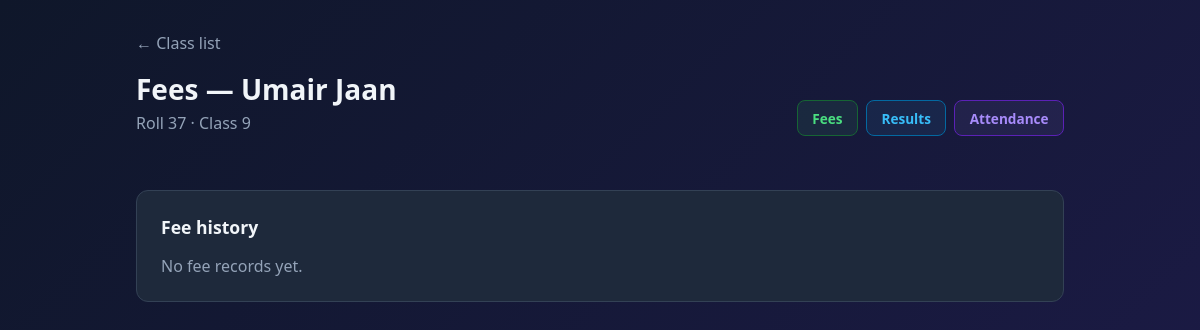
Before: /principal/student/13/fees/ (signed in) with the older database file.
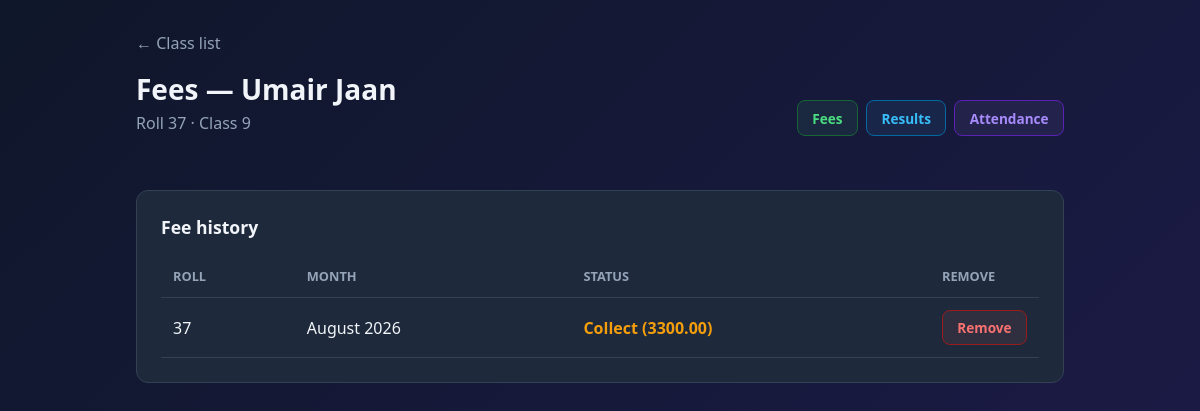
After: the same page with the newer database file.
### academy/models.py (models this page shows, shortened)
class Student(models.Model):
    CLASS_CHOICES = [
        (9, 'Class 9'),
        (10, 'Class 10'),
        (11, 'Class 11'),
        (12, 'Class 12'),
    ]
    GENDER_CHOICES = [
        ('boys', 'Boys'),
        ('girls', 'Girls'),
    ]
    academy = models.ForeignKey(
        Academy,
        on_delete=models.CASCADE,
        related_name='students',
    )
    roll_no = models.CharField(max_length=20)
    name = models.CharField(max_length=100)
    father_name = models.CharField(max_length=100, blank=True)
    class_level = models.IntegerField(choices=CLASS_CHOICES)
    gender = models.CharField(max_length=10, choices=GENDER_CHOICES)
    GROUP_CHOICES_9_10 = [
        ('Science - Biology', 'Science Group — Biology'),
        ('Science - Computer', 'Science Group — Computer'),
        ('General', 'General Group'),
    ]
    GROUP_CHOICES_11_12 = [
        ('ICS', 'ICS'),
        ('Medical', 'Medical'),
        ('Non-Medical', 'Non-Medical'),
    ]
    GROUP_CHOICES = GROUP_CHOICES_9_10 + GROUP_CHOICES_11_12
    section = models.CharField(max_length=20, choices=GROUP_CHOICES, blank=True)
    phone = models.CharField(max_length=20, blank=True)
    remarks = models.TextField(blank=True)
    class Meta:
        unique_together = ['academy', 'roll_no']
        ordering = ['class_level', 'gender', 'roll_no']

class FeeRecord(models.Model):
    STATUS_CHOICES = [
        ('pending', 'Pending'),
        ('received', 'Received'),
        ('collect', 'Collect'),
        ('partial', 'Partial'),
        ('paid', 'Paid'),
    ]
    student = models.ForeignKey(
        Student,
        on_delete=models.CASCADE,
        related_name='fee_records',
    )
    month = models.CharField(max_length=30, help_text='e.g. May 2026')
    due_date = models.DateField(null=True, blank=True)
    amount_due = models.DecimalField(max_digits=10, decimal_places=2)
    amount_paid = models.DecimalField(max_digits=10, decimal_places=2, default=0)
    status = models.CharField(max_length=10, choices=STATUS_CHOICES, default='pending')
    note = models.CharField(max_length=200, blank=True)
    class Meta:
        ordering = ['-id']

### academy/views.py (the view)
@login_required
def student_fees(request, student_id):
    return _handle_record_view(
        request, student_id, FeeRecordForm, 'fee_records',
        'academy/student_fees.html', redirect_name='student_fees',
    )

### academy/views.py (called while the page is built)
def _get_principal_academy(user):
    try:
        return user.principal_profile.academy
    except (PrincipalProfile.DoesNotExist, AttributeError):
        return None

def _get_student_for_principal(user, student_id):
    academy = _get_principal_academy(user)
    if not academy:
        return None, None
    student = get_object_or_404(Student, pk=student_id, academy=academy)
    return academy, student

### academy/templates/academy/student_fees.html (shortened to what this page needs)
{% extends 'academy/base.html' %}
{% block content %}
{% if readonly %}
<a href="{% url 'student_lookup' %}" class="back">&larr; Student portal</a>
{% else %}
<a href="{% url 'class_students' grade=grade gender=gender %}" class="back">&larr; Class list</a>
{% endif %}
<div class="student-header">
    <div>
        <h1>Fees — {{ student.name }}</h1>
        <p class="subtitle">Roll {{ student.roll_no }} · {{ student.get_class_level_display }}</p>
    </div>
    {% include 'academy/_student_record_nav.html' %}
</div>
<div class="card">
    <h2 style="margin-bottom: 1rem; font-size: 1.1rem;">Fee history</h2>
    {% if records %}
    <div style="overflow-x:auto;">
        <table style="width:100%; border-collapse: collapse;">
            <thead>
                <tr>
                    <th style="padding:0.75rem; text-align:left; border-bottom:1px solid var(--border);">Roll</th>
                    <th style="padding:0.75rem; text-align:left; border-bottom:1px solid var(--border);">Month</th>
                    <th style="padding:0.75rem; text-align:left; border-bottom:1px solid var(--border);">Status</th>
                    <th style="padding:0.75rem; text-align:left; border-bottom:1px solid var(--border);">Remove</th>
                </tr>
            </thead>
            <tbody>
                {% for r in records %}
                <tr>
                    <td style="padding:0.75rem; border-bottom:1px solid var(--border);">{{ student.roll_no }}</td>
                    <td style="padding:0.75rem; border-bottom:1px solid var(--border);">{{ r.month }}</td>
                    <td style="padding:0.75rem; border-bottom:1px solid var(--border);">
                        {% if r.status == 'collect' %}
                            <span style="font-weight:700; color:#f59e0b;">Collect{% if r.amount_paid %} ({{ r.amount_paid }}){% endif %}</span>
                        {% elif r.status == 'received' %}
                            <span style="font-weight:700; color:#22c55e;">Received{% if r.amount_paid %} ({{ r.amount_paid }}){% endif %}</span>
                        {% elif r.status == 'pending' %}
                            <span style="font-weight:700; color:#ef4444;">Pending</span>
                        {% else %}
                            <span style="font-weight:700;">{{ r.get_status_display }}</span>
                        {% endif %}
                    </td>
                    <td style="padding:0.75rem; border-bottom:1px solid var(--border); width:1px; white-space:nowrap;">
                        {% if not readonly %}
                        <form method="post" action="{% url 'student_fee_delete' student.pk r.pk %}" class="delete-form" onsubmit="return confirm('Remove this fee record?');">
                            <button type="submit" class="mini-panel delete">Remove</button>
                        </form>
                        {% endif %}
                    </td>
                </tr>
                {% endfor %}
            </tbody>
        </table>
    </div>
    {% else %}
    <p style="color: var(--muted);">No fee records yet.</p>
    {% endif %}
</div>
{% endblock %}

Changed rows visible on the page:
added FeeRecord: {{ student.roll_no }} "37", month "August 2026", amount_paid "3300.00"
Other visible differences:
text no longer shown: "No fee records yet."
text now shown: "ROLL MONTH STATUS REMOVE"
